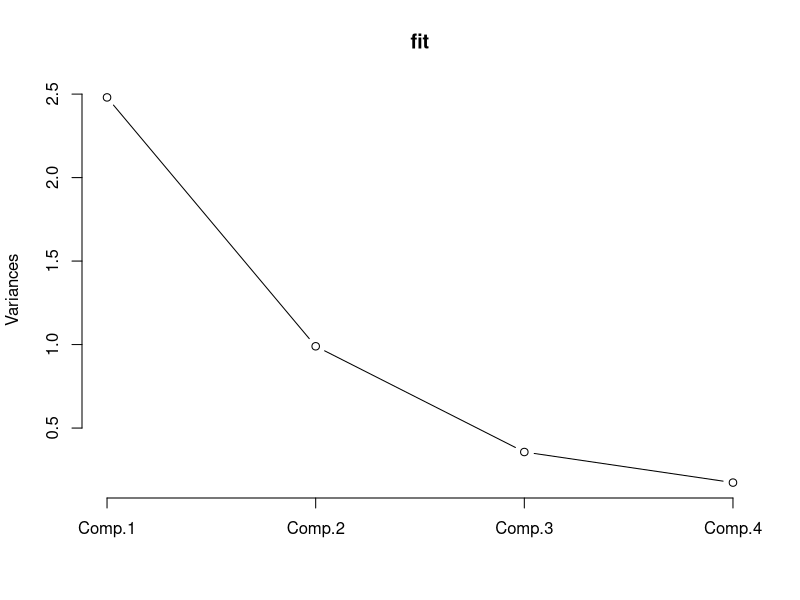
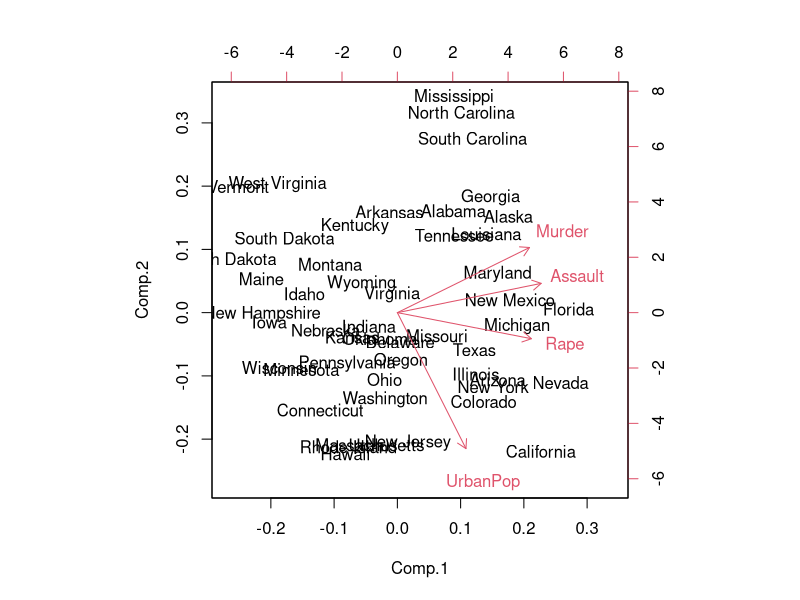
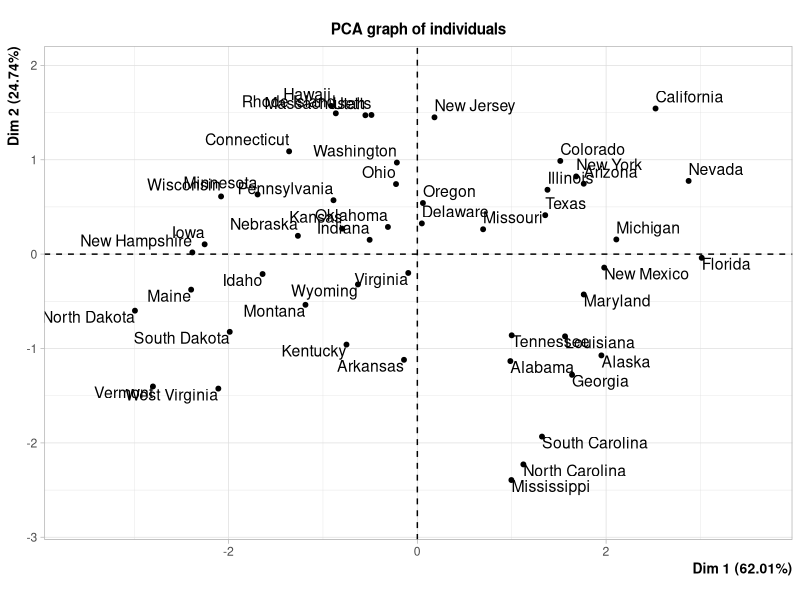
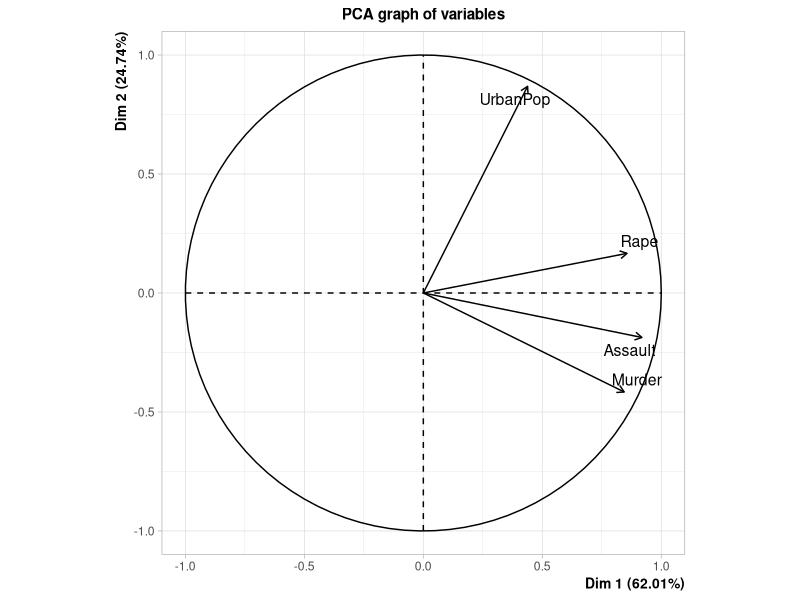
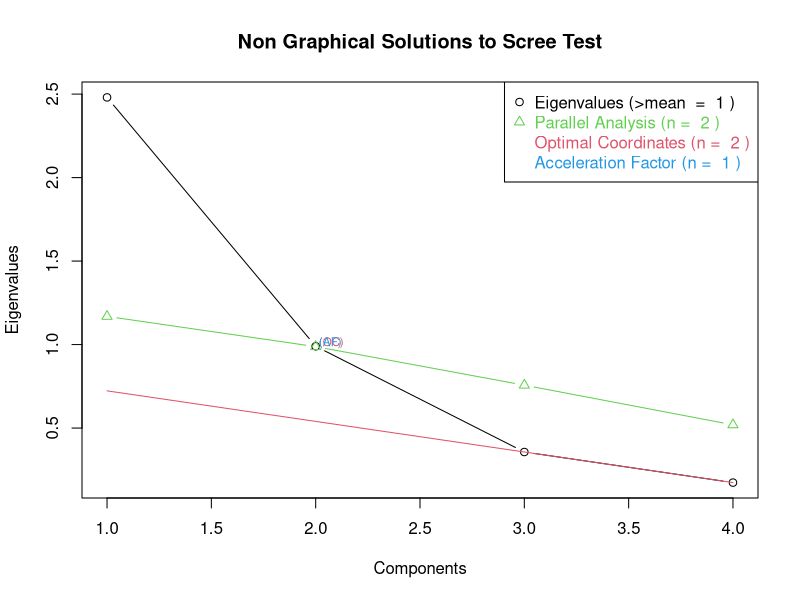

Reproduce these figures in R, in order.
## ---- chunk 1
# Pricipal Components Analysis
# entering raw data and extracting PCs 
# from the correlation matrix 
fit <- princomp(USArrests, cor=TRUE)
summary(fit) # print variance accounted for 
loadings(fit) # pc loadings 
plot(fit,type="lines") # scree plot 
fit$scores # the principal components
biplot(fit)
## ---- chunk 2
library(psych)
fit <- principal(USArrests, nfactors=, rotate="varimax")
fit # print results
## ---- chunk 3
# Principal Axis Factor Analysis
library(psych)
fit <- fa(USArrests, fm="pa")
fit # print results
## ---- chunk 4
# Principal Axis Factor Analysis
# PCA Variable Factor Map 
library(FactoMineR)
result <- PCA(USArrests) # graphs generated automatically
## ---- chunk 5
library(nFactors)
ev <- eigen(cor(USArrests)) # get eigenvalues
ap <- parallel(subject=nrow(USArrests),var=ncol(USArrests),
  rep=100,cent=.05)
nS <- nScree(x=ev$values, aparallel=ap$eigen$qevpea)
plotnScree(nS)
